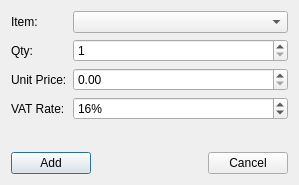
<?xml version="1.0" encoding="UTF-8"?>
<ui version="4.0">
 <class>AddItemToRequistion</class>
 <widget class="QDialog" name="AddItemToRequistion">
  <property name="geometry">
   <rect>
    <x>0</x>
    <y>0</y>
    <width>299</width>
    <height>185</height>
   </rect>
  </property>
  <property name="windowTitle">
   <string>Add Item To Requisition</string>
  </property>
  <layout class="QVBoxLayout" name="verticalLayout">
   <item>
    <layout class="QGridLayout" name="gridLayout">
     <item row="0" column="1">
      <widget class="QComboBox" name="cboItem"/>
     </item>
     <item row="1" column="0">
      <widget class="QLabel" name="label_2">
       <property name="text">
        <string>Qty:</string>
       </property>
      </widget>
     </item>
     <item row="0" column="0">
      <widget class="QLabel" name="label">
       <property name="sizePolicy">
        <sizepolicy hsizetype="Fixed" vsizetype="Preferred">
         <horstretch>0</horstretch>
         <verstretch>0</verstretch>
        </sizepolicy>
       </property>
       <property name="text">
        <string>Item:</string>
       </property>
      </widget>
     </item>
     <item row="1" column="1">
      <widget class="QDoubleSpinBox" name="spinQty">
       <property name="decimals">
        <number>0</number>
       </property>
       <property name="minimum">
        <double>1.000000000000000</double>
       </property>
       <property name="maximum">
        <double>999999.000000000000000</double>
       </property>
      </widget>
     </item>
     <item row="2" column="0">
      <widget class="QLabel" name="label_3">
       <property name="text">
        <string>Unit Price:</string>
       </property>
      </widget>
     </item>
     <item row="2" column="1">
      <widget class="QDoubleSpinBox" name="spinUnitPrice">
       <property name="maximum">
        <double>999999999.000000000000000</double>
       </property>
      </widget>
     </item>
     <item row="3" column="0">
      <widget class="QLabel" name="label_4">
       <property name="text">
        <string>VAT Rate:</string>
       </property>
      </widget>
     </item>
     <item row="3" column="1">
      <widget class="QDoubleSpinBox" name="spinVATRate">
       <property name="suffix">
        <string>%</string>
       </property>
       <property name="decimals">
        <number>0</number>
       </property>
       <property name="maximum">
        <double>999.000000000000000</double>
       </property>
       <property name="value">
        <double>16.000000000000000</double>
       </property>
      </widget>
     </item>
    </layout>
   </item>
   <item>
    <spacer name="verticalSpacer">
     <property name="orientation">
      <enum>Qt::Vertical</enum>
     </property>
     <property name="sizeHint" stdset="0">
      <size>
       <width>20</width>
       <height>13</height>
      </size>
     </property>
    </spacer>
   </item>
   <item>
    <layout class="QHBoxLayout" name="horizontalLayout">
     <item>
      <widget class="QPushButton" name="pushButton">
       <property name="text">
        <string>Add</string>
       </property>
      </widget>
     </item>
     <item>
      <spacer name="horizontalSpacer">
       <property name="orientation">
        <enum>Qt::Horizontal</enum>
       </property>
       <property name="sizeHint" stdset="0">
        <size>
         <width>40</width>
         <height>20</height>
        </size>
       </property>
      </spacer>
     </item>
     <item>
      <widget class="QPushButton" name="pushButton_2">
       <property name="text">
        <string>Cancel</string>
       </property>
      </widget>
     </item>
    </layout>
   </item>
  </layout>
 </widget>
 <resources/>
 <connections/>
</ui>
